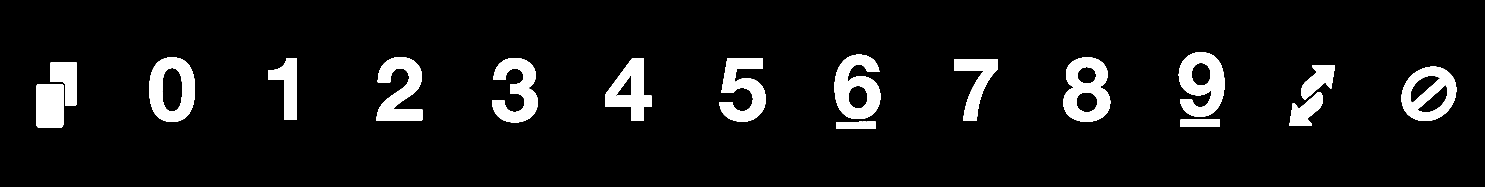
#> input picture templates/templateReal.png, 16328 x 2048 px (shown at 1/11 size)
$ python cardFlipperCalculator.py
#> lines starting #> are read from the running program, lines starting #| are printed output that depends on the picture; after the words box and inside, x2 and y2 are one past the last pixel; in counts of white or black regions, pixels touching at a corner belong together
### myOwnLibrary.py
import numpy as np
from numpy import asanyarray as ana
import cv2
import feedForwardybackwards as cnn

from matplotlib import pyplot as plt

from scipy import signal
from PIL import Image
# import numba

scaling = 1
cameraWidth = 3264//scaling
cameraHeight = 2464//scaling

boardSize = ()

guessIndex = ['+', *[f'{i}' for i in range(10)], 'r', 's']
template = ana(Image.open('templates/templateReal.png'))[::8,::8]
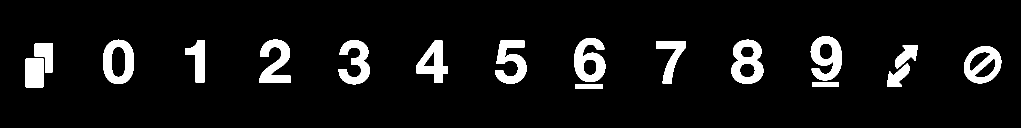
#> template: shape (256, 2041) (shown at 1/2 size); 7.4% white; 17 white regions, largest, box (x1, y1, x2, y2) and area: (1463, 79, 1527, 168) 3382, (1148, 76, 1211, 164) 3319, (1621, 72, 1684, 161) 3311
templateCut = ana(Image.open('templates/templateCutReal.png'))[::8,::8]
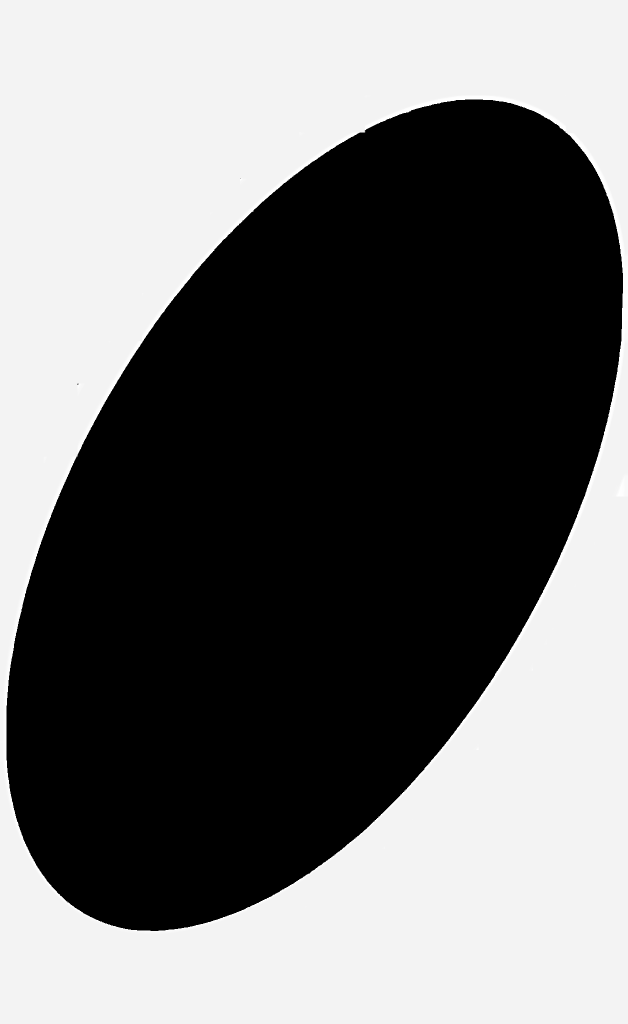
#> input picture templates/templateCutReal.png, 1256 x 2048 px (shown at 1/2 size)
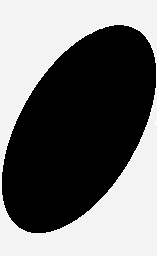
#> templateCut: shape (256, 157); min 0, max 255, mean 113.2
templateCut = np.where(templateCut > 200)
#> templateCut = 18712 positions, rows 0 to 255, columns 0 to 156

dist = ana([-0.0639733628476694, -0.059022840140777, 0, 0, 0.0238818089164303])
mtx = ana([
    [1.734239392051136E3,0,1.667798059392088E3],
    [0,1.729637617052701E3,1.195682065165660E3],
    [0,0,1],
])
deck = []
lookUp = ['0','1','2','3','4','5','6','7','8','9','+','r','s']
angleLookUp = np.load('angleLUT.npy')
#> (reads angleLUT.npy from the repository)
for i in ['r','g','b','y']:
    for j in lookUp:
        deck.append(f'{i}{j}')
# deck.append('w') #Add the wild card, ignoring this shi for now


# [15 lines left out: function normaliseLAB, not called in this run]

def linear_interpolate(v1, v2, fraction):
    return (1 - fraction) * v1 + fraction * v2

# [165 lines left out: functions drawCircle, bilinear_interpolation, scaleImage, UVGrid, rot90, arucoCorners and 4 more, not called in this run]

def rgb2gray(image):
    '''Standard'''
    return np.dot(image[..., :3], [0.2989, 0.5870, 0.1140])

# [100 lines left out: functions rgb2hsv, threshHold, onCardLines, boundingBox, getRadius, rotate and 1 more, not called in this run]

def getRatio(t,b,l,r):
    return (r-l)/(b-t)

def angleLUT(ratio):
    angle = (np.argmin(np.abs(angleLookUp - ratio)))/20
    return angle

# [225 lines left out: functions isolateCard, adjust_contrast, increase_saturation, getCardColour, getCardValue, getRotation and 3 more, not called in this run]

def closestValueInSet(value, setOfValues):
    '''MY OWN but insignificant'''
    return np.argmin(np.abs(setOfValues - value))

# [425 lines left out: functions gaussianKernelGenerator, generateGrid, distortionMap, unwarpMap, armCalibrationHomo, find_homography and 13 more, not called in this run]

def distance(point1, point2):
    return np.sqrt((point1[0]-point2[0])**2 + (point1[1]-point2[1])**2)

# [16 lines of commented-out code are left out]

# [21 lines left out: function gstreamer_pipeline, not called in this run]

### cardFlipperCalculator.py
import numpy as np
from matplotlib import pyplot as plt
from matplotlib.patches import Polygon
import myOwnLibrary as myJazz
from sympy import symbols, Eq, solve
cardWidth = 55.84#mm
step = 10#mm
angle = 30#deg

steps = 0
angle = np.deg2rad(angle)
#we want the card to always be intercepting a 45º inclanation

x = np.arange(-100,100,step)
plt.plot(x,np.zeros_like(x))#Plotting a ground plane
y = np.tan(angle)*x
plt.plot(x,y)


x = symbols('x')
y = np.tan(angle)*x


delta = -cardWidth+step
equation = Eq((x-delta)**2 + y**2, cardWidth**2)
point = (max(solve(equation, x)), np.tan(angle)*max(solve(equation, x)))


plt.gca().set_aspect('equal', adjustable='box')
plt.xlim(-100,100)
plt.ylim(-100,100)
plt.show()
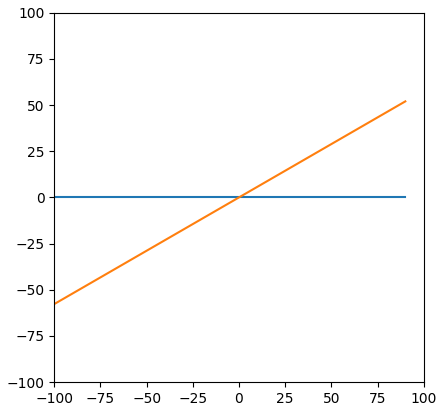
#> figure drawn by matplotlib, 1 panel; curve peaks at x = 90, y = 51.96


# [16 lines of commented-out code are left out]
